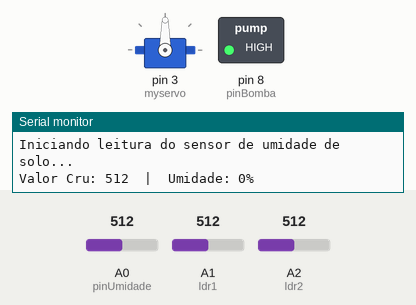
The sketch below on a simulated Arduino Uno, built with avr-gcc and run on an emulated ATmega328P. On the bench: servo, switched loads named in the sketch (green lamp = pin HIGH), the last lines printed to the serial monitor. Inputs (shaded band) come from the test bench; at power-on: A0 (pinUmidade) = 512, A1 (ldr1) = 512, A2 (ldr2) = 512.

Above: at 2.2 s.
2.3 s: A0 (pinUmidade) set to 306
At 4.7 s:
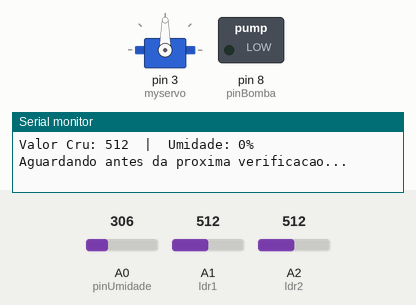
12.1 s: A1 (ldr1) set to 547
At 13.7 s:
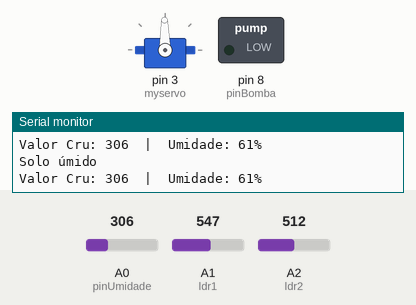
21.9 s: A2 (ldr2) set to 534
At 22.8 s:
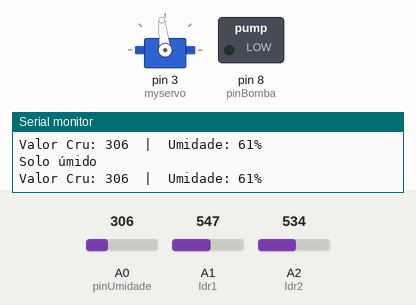
30.4 s: A2 (ldr2) set to 511
At 39.8 s:
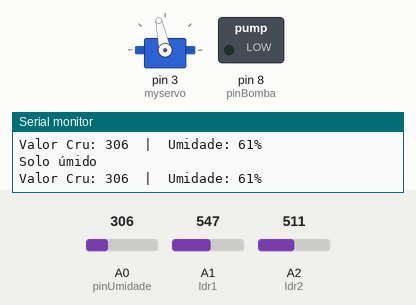
42.0 s: A0 (pinUmidade) set to 420
50.5 s: A0 (pinUmidade) set to 440
At 53.4 s:
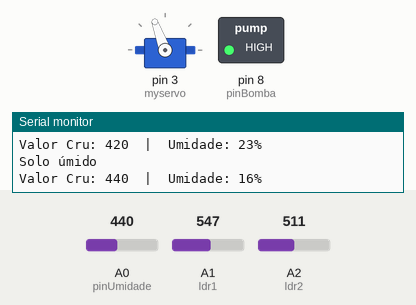
Timing chart, 0 to 64.5 s (numbered marks = the images above; inputs shaded):
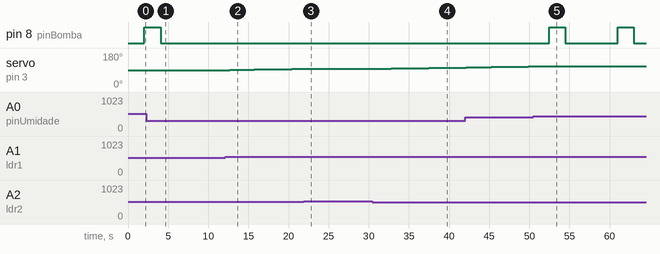

The sketch:

Logica1.ino
```cpp
#include <Servo.h>

Servo myservo;
#define ldr1 A1
#define ldr2 A2
#define pinUmidade A0

int pos = 90;
int tolerancia = 20;

const int valorAr = 489;
const int valorAgua = 193;

const int pinBomba = 8;

void setup() {
  myservo.attach(3);
  pinMode(ldr1, INPUT);
  pinMode(ldr2, INPUT);
  pinMode(pinBomba, OUTPUT);
  myservo.write(pos);
  Serial.begin(9600);
  Serial.println("Iniciando leitura do sensor de umidade de solo...");
  delay(1000);
}
void loop() {
  TrackSolar();
  int valorSensor = analogRead(pinUmidade);
  int umidadePercentual = map(valorSensor, valorAr, valorAgua, 0, 100);
  umidadePercentual = constrain(umidadePercentual, 0, 100);

  Serial.print("Valor Cru: ");
  Serial.print(valorSensor);
  Serial.print("  |  Umidade: ");
  Serial.print(umidadePercentual);
  Serial.println("%");
  delay(1000);

  if (umidadePercentual < 20) {
    digitalWrite(pinBomba, HIGH);
    delay(2000);
    digitalWrite(pinBomba, LOW);
    Serial.println("Aguardando antes da proxima verificacao...");
    delay(5000);
  }
  else {
    Serial.println("Solo úmido");
  }
  delay(500);
}


//creditos: https://marobotic.com/2023/10/22/automatic-solar-tracker-system-using-arduino-ldr-and-servo-motor/
void TrackSolar() {
  int val1 = analogRead(ldr1);
  int val2 = analogRead(ldr2);

  if ((abs(val1 - val2) <= tolerancia) || (abs(val2 - val1) <= tolerancia)) {
  } else {
    if (val1 > val2)
    {
      pos = pos + 1;
    }
    if (val1 < val2)
    {
      pos = pos - 1;
    }
  }
  if (pos > 180) {
    pos = 180;
  }
  if (pos < 0) {
    pos = 0;
  }
  myservo.write(pos);
  delay(50);
}
```

Measured:
- the behaviour switches between 429 and 430 on A0 (pinUmidade) (found by bisection; images 4 and 5)
- after the input at 2.3 s, pin 8 (pinBomba): goes on until 4.1 s, then stays LOW
- after the input at 12.1 s, servo on pin 3 (myservo): moves from 90° to 96° over 7.8 s, starting after 0.55 s
- after the input at 21.9 s, servo on pin 3 (myservo): stays 96° (without the input it goes to 97° after 0.06 s)
- after the input at 30.4 s, servo on pin 3 (myservo): moves from 96° to 103° over 9.3 s, starting after 0.87 s
- after the input at 50.5 s, pin 8 (pinBomba): alternates HIGH for 2.0 s and LOW for 6.6 s, starting after 2.0 s
